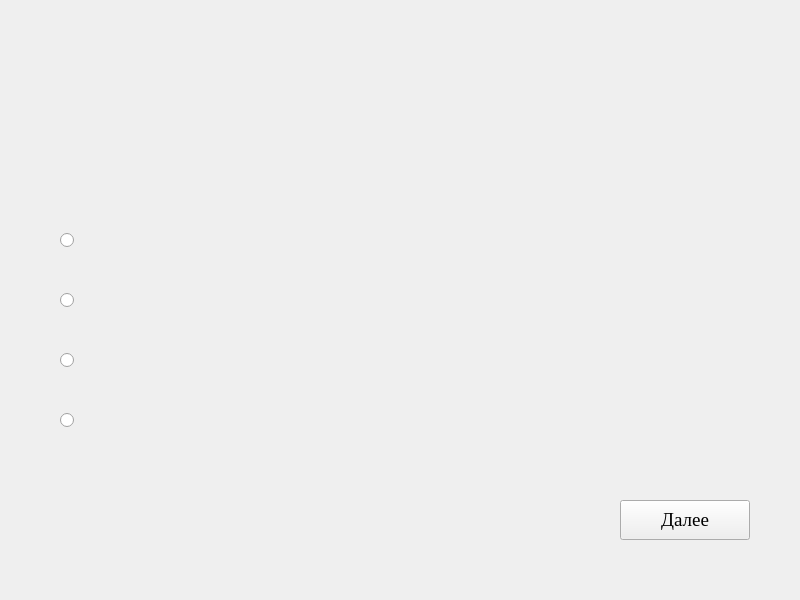
<?xml version="1.0" encoding="UTF-8"?>
<ui version="4.0">
 <class>ExamWindow</class>
 <widget class="QWidget" name="ExamWindow">
  <property name="geometry">
   <rect>
    <x>0</x>
    <y>0</y>
    <width>800</width>
    <height>600</height>
   </rect>
  </property>
  <property name="windowTitle">
   <string>Form</string>
  </property>
  <widget class="QLabel" name="TextLabel">
   <property name="geometry">
    <rect>
     <x>60</x>
     <y>60</y>
     <width>711</width>
     <height>101</height>
    </rect>
   </property>
   <property name="font">
    <font>
     <family>Times New Roman</family>
     <pointsize>18</pointsize>
    </font>
   </property>
   <property name="text">
    <string/>
   </property>
  </widget>
  <widget class="QRadioButton" name="radioButton">
   <property name="geometry">
    <rect>
     <x>60</x>
     <y>220</y>
     <width>240</width>
     <height>40</height>
    </rect>
   </property>
   <property name="font">
    <font>
     <family>Times New Roman</family>
     <pointsize>14</pointsize>
    </font>
   </property>
   <property name="text">
    <string/>
   </property>
  </widget>
  <widget class="QRadioButton" name="radioButton_2">
   <property name="geometry">
    <rect>
     <x>60</x>
     <y>280</y>
     <width>240</width>
     <height>40</height>
    </rect>
   </property>
   <property name="font">
    <font>
     <family>Times New Roman</family>
     <pointsize>14</pointsize>
    </font>
   </property>
   <property name="text">
    <string/>
   </property>
  </widget>
  <widget class="QRadioButton" name="radioButton_3">
   <property name="geometry">
    <rect>
     <x>60</x>
     <y>340</y>
     <width>240</width>
     <height>40</height>
    </rect>
   </property>
   <property name="font">
    <font>
     <family>Times New Roman</family>
     <pointsize>14</pointsize>
    </font>
   </property>
   <property name="text">
    <string/>
   </property>
  </widget>
  <widget class="QRadioButton" name="radioButton_4">
   <property name="geometry">
    <rect>
     <x>60</x>
     <y>400</y>
     <width>240</width>
     <height>40</height>
    </rect>
   </property>
   <property name="font">
    <font>
     <family>Times New Roman</family>
     <pointsize>14</pointsize>
    </font>
   </property>
   <property name="text">
    <string/>
   </property>
  </widget>
  <widget class="QPushButton" name="pushButton">
   <property name="geometry">
    <rect>
     <x>620</x>
     <y>500</y>
     <width>130</width>
     <height>40</height>
    </rect>
   </property>
   <property name="font">
    <font>
     <family>Times New Roman</family>
     <pointsize>14</pointsize>
    </font>
   </property>
   <property name="text">
    <string>Далее</string>
   </property>
  </widget>
 </widget>
 <resources/>
 <connections/>
</ui>
